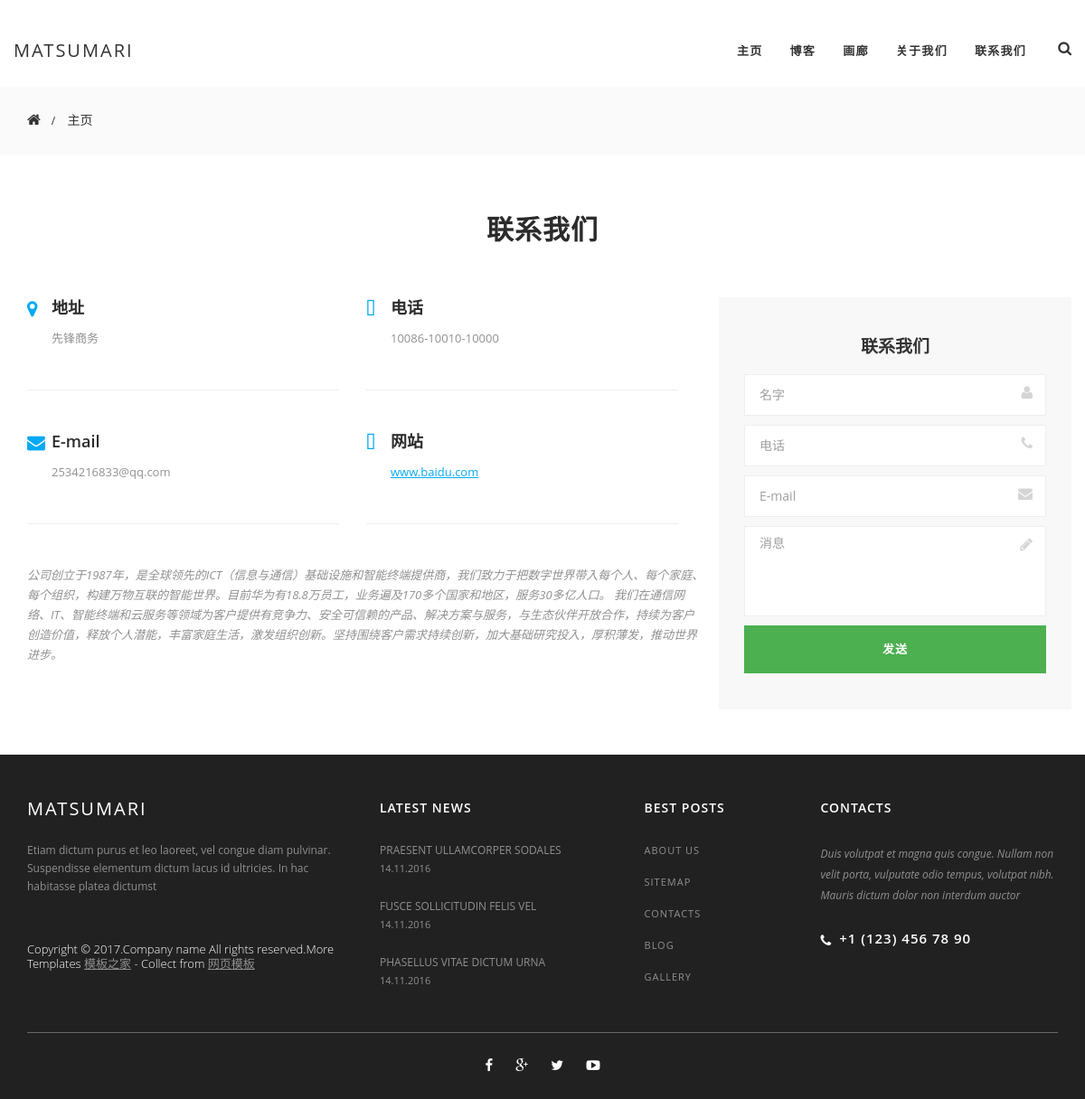
The page /server/contacts/ on the database its author committed.
### server/models.py (models this page shows)
class Contacts(models.Model):
    site = models.CharField(max_length=50,verbose_name='地址')
    phone = models.CharField(max_length=50,verbose_name='电话')
    emsil = models.CharField(max_length=50,verbose_name='邮箱')
    url = models.CharField(max_length=50,verbose_name='网站')
    body = models.TextField(verbose_name='内容')
    class Meta():
        verbose_name = '联系我们'
        verbose_name_plural = verbose_name

### server/views.py (the view)
def contacts(request):
    all =  get_object_or_404(Contacts)
    return render(request,'contacts.html',locals())

### templates/contacts.html (shortened to what this page needs)
﻿<!DOCTYPE html>
<html lang="en">
	<head>
		<link rel="stylesheet" href="/static/css/bootstrap.css" type="text/css" />
		<link rel="stylesheet" href="/static/css/font-awesome.css" type="text/css" />
		<link rel="stylesheet" href="/static/css/style.css" type="text/css" />
	</head>
	<body>
		<header id="header" class="clear">
			<a href="index.html" class="logo">Matsumari</a>
			<div class="header-right">
				<div class="header-search">
					<i class="fa fa-search" aria-hidden="true"></i>
				</div>
			</div>
			<nav class="navbar">
				<div id="navbar" class="navbar-collapse collapse">
										<ul class="nav navbar-nav menu">
						<li class="dropdown"><a href="{% url 'server:index' %}">主页</a></li>
						<li><a href="{% url 'server:blog' %}">博客</a></li>
						<li><a href="{% url 'server:gallery' %}">画廊</a></li>
						<li><a href="{% url 'server:about_us' %}">关于我们</a></li>
						<li><a href="{% url 'server:contacts' %}">联系我们</a></li>
					</ul>
				</div>
			</nav>
		</header>
		<div class="breadcrumbs-wrapper">
			<ul class="breadcrumbs">
				<li><a href="{% url 'server:index' %}" class="home"><i class="fa fa-home" aria-hidden="true"></i></a></li>
				<li><a>主页</a></li>
			</ul>
		</div>
		<section class="content-wrapper">
			<div class="container">
				<div class="title">
					<h1>联系我们</h1>
				</div>
				<div class="row">
					<div class="col-md-8">
						<div class="clear">
							<div class="contact-block pic1">
								<h5>地址</h5>
								<p>{{ all.site }}</p>
							</div>
							<div class="contact-block pic2">
								<h5>电话</h5>
								<p>{{ all.phone}}</p>
							</div>
							<div class="contact-block pic3">
								<h5>E-mail</h5>
								<p>{{ all.emsil }}</p>
							</div>
							<div class="contact-block pic4">
								<h5>网站</h5>
								<p><a href="http://{{ all.url }}">{{ all.url }}</a></p>
							</div>
						</div>
						<p><i>{{ all.body}}</i></p>
					</div>
					<div class="col-md-4 contact-area">
						<h4>联系我们</h4>
						<form action="{% url 'server:index' %}" method="post">
						<div class="input-block name-form">
							<input type="text" name="username" placeholder="名字">
						</div>
						<div class="input-block phone-form">
							<input type="text" name="phone" placeholder="电话">
						</div>
						<div class="input-block email-form">
							<input type="text" name="email" placeholder="E-mail">
						</div>
						<div class="input-block message-form">
							<textarea   name="news"  placeholder="消息"></textarea>
						</div>
						<input type="submit" value="发送">
						</form>
					</div>
				</div>
			</div>
		</section>
		<footer id="footer">
			<div class="container">
				<div class="row">
					<div class="col-md-4">
						<a href="" class="logo">Matsumari</a>
						<p>Etiam dictum purus et leo laoreet, vel congue diam pulvinar. Suspendisse elementum dictum lacus id ultricies. In hac habitasse platea dictumst</p>
						<div class="copy">Copyright &copy; 2017.Company name All rights reserved.More Templates <a href="http://www.cssmoban.com/" target="_blank" title="模板之家">模板之家</a> - Collect from <a href="http://www.cssmoban.com/" title="网页模板" target="_blank">网页模板</a></div>
					</div>
					<div class="col-md-3">
						<h6>Latest news</h6>
						<div class="news-footer">
							<a href="blog_inner.html">Praesent ullamcorper sodales</a>
							<div class="date">14.11.2016</div>
						</div>
						<div class="news-footer">
							<a href="blog_inner.html">Fusce sollicitudin felis vel</a>
							<div class="date">14.11.2016</div>
						</div>
						<div class="news-footer">
							<a href="blog_inner.html">Phasellus vitae dictum urna</a>
							<div class="date">14.11.2016</div>
						</div>
					</div>
					<div class="col-md-2">
						<h6>Best Posts</h6>
						<ul class="footer-menu">
							<li><a href="about_us.html">About us</a></li>
							<li><a href="">Sitemap</a></li>
							<li><a href="contacts.html">Contacts</a></li>
							<li><a href="blog.html">Blog</a></li>
							<li><a href="gallery.html">Gallery</a></li>
						</ul>
					</div>
					<div class="col-md-3">
						<h6>Contacts</h6>
						<address>Duis volutpat et magna quis congue. Nullam non velit porta, vulputate odio tempus, volutpat nibh. Mauris dictum dolor non interdum auctor</address>
						<div class="footer-phone"><i class="fa fa-phone" aria-hidden="true"></i> +1 (123) 456 78 90</div>
					</div>
				</div>
				<ul class="social">
					<li><a href="#"><i class="fa fa-facebook" aria-hidden="true"></i></a></li>
					<li><a href="#"><i class="fa fa-google-plus" aria-hidden="true"></i></a></li>
					<li><a href="#"><i class="fa fa-twitter" aria-hidden="true"></i></a></li>
					<li><a href="#"><i class="fa fa-youtube-play" aria-hidden="true"></i></a></li>
				</ul>
			</div>
		</footer>
	</body>
</html>

### rows shown on the page
Contacts: site "先锋商务", phone "10086-10010-10000", emsil "2534216833@qq.com", url "www.baidu.com", body "公司创立于1987年，是全球领先的ICT（信息与通信）基础设施和智能终端提供商，我们致力于把数字世界带入每个人、每个家庭、每个组织，构建万物互联的智能世界。目前华为有18.8万员工，业务遍及170多个国家和地区，服务30多亿人口。 我们在通信网络、IT、智能终端和云服务等领域为客户提供有竞争力、安全可信赖的产品、解决方案与服务，与生态伙伴开放合作，持续为客户创造价值，释放个人潜能，丰富家庭生活，激发组织创新。坚持围绕客户需求持续创新，加大基础研究投入，厚积薄发，推动世界进步。"
